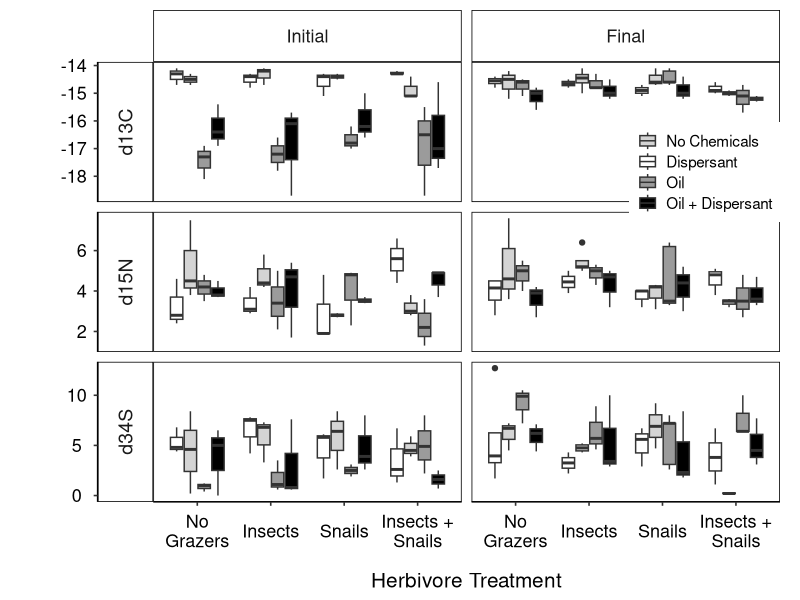

Generate this figure with R:
## ---- chunk 1
#knitr::opts_chunk$set(echo = TRUE)
library(ggplot2) ; library(scales) ; library(gridExtra)  ; library(plyr)  ; library(dplyr) ; library(tidyverse)
library(forcats)
## ---- chunk 2
#######################################
### MAKE MY OWN THEME TO SAVE LINES OF CODE
theme_boxplot <- function(base_size = 12){
  theme_bw(base_size) %+replace%
    theme(legend.key.size=unit(15,"points"),
          legend.text=element_text(size=I(11)),
          legend.key=element_blank(),
          legend.title=element_blank(),
          legend.position="none",
          plot.margin=unit(c(0.5,1,0.5,1), "lines"), # respectively: top, right, bottom, left; refers to margin *outside* labels; default is c(1,1,0.5,0.5)
          panel.border=element_blank(),
          panel.spacing=unit(0,"lines"),
          axis.ticks.length=unit(1,"mm"),
          axis.text.x = element_text(margin=margin(5,0,0,0)),
          axis.text.y = element_text(margin=margin(0,5,0,0)),
          axis.text=element_text(size=13),
          axis.title.x=element_text(size=15, margin=margin(15,0,0,0)), 
          axis.title.y=element_text(size=15, angle=90, margin=margin(0,15,0,0)), 
          panel.grid.major=element_blank(),
          panel.grid.minor=element_blank(),
          strip.text.x=element_text(size=13, lineheight=0.5),
          strip.text.y=element_text(size=13),
          strip.background=element_rect(colour='black', fill='white'),
          axis.line.x = element_line(colour = 'black', size=0.5, linetype='solid'),
          axis.line.y = element_line(colour = 'black', size=0.5, linetype='solid'))
}  
##########################################
## ---- chunk 3
# read in the data file
Meso_expt_2013 <- read.table("../Isotope_figures.txt", head=T)

SIA_if_data <- Meso_expt_2013 %>% 
               filter(Week %in% c(1,8)) %>% # filters data to only week 1 and week 8
               mutate(Week = factor(Week),
                      Week = fct_recode(Week, " \nInitial\n " = "1",
                                              " \nFinal\n " = "8")) 

## ---- chunk 4
#Carbon Isotope figures
d13CPlot <- ggplot(data=SIA_if_data, aes(x=Herbivore, y=as.numeric(d13C))) + 
            geom_boxplot(aes(fill=Chem)) + theme_boxplot() + facet_wrap(~ Week, ncol=2) +
            xlab("Herbivore Treatment") + ylab("d13C") + 
            theme(legend.position=c(.9, .2),
                  panel.border = element_rect(colour = "black", fill=NA),
                  strip.text.y = element_text(angle=-90, lineheight=0.5,size=14)) +
            scale_fill_grey(start = 1, end = 0, guide=guide_legend(title = NULL),
                            breaks=c("NC","Core","Oil","OilCore"),
                            labels=c("No Chemicals","Dispersant","Oil","Oil + Dispersant")) +
            scale_x_discrete(breaks=c("NG","P","S","SP"),
                             labels=c("No\nGrazers","Insects","Snails","Insects +\nSnails")) 

#d13CPlot
## ---- chunk 5
#Nitrogen Isotope Figures
d15NPlot <- ggplot(data=SIA_if_data, aes(x=Herbivore, y=as.numeric(d15N))) + 
            geom_boxplot(aes(fill=Chem)) + theme_boxplot() + facet_wrap(~ Week, ncol=2) +
            xlab("Herbivore Treatment") + ylab("d15N") + 
            theme(legend.position="none",
                  panel.border = element_rect(colour = "black", fill=NA),
                  strip.text.y = element_text(angle=-90, lineheight=0.5,size=14)) +
            scale_fill_grey(start = 1, end = 0, guide=guide_legend(title = NULL),
                            breaks=c("NC","Core","Oil","OilCore"),
                            labels=c("No Chemicals","Dispersant","Oil","Oil + Dispersant")) +
            scale_x_discrete(breaks=c("NG","P","S","SP"),
                             labels=c("No\nGrazers","Insects","Snails","Insects +\nSnails")) 

#d15NPlot
## ---- chunk 6
#Sulfur Isotope Figures
d34SPlot <- ggplot(data=SIA_if_data, aes(x=Herbivore, y=as.numeric(d34S))) + 
            geom_boxplot(aes(fill=Chem)) + theme_boxplot() + facet_wrap(~ Week, ncol=2) +
            xlab("Herbivore Treatment") + ylab("d34S") + 
            theme(legend.position="none",
                  panel.border = element_rect(colour = "black", fill=NA),
                  strip.text.y = element_text(angle=-90, lineheight=0.5,size=14)) +
            scale_fill_grey(start = 1, end = 0, guide=guide_legend(title = NULL),
                            breaks=c("NC","Core","Oil","OilCore"),
                            labels=c("No Chemicals","Dispersant","Oil","Oil + Dispersant")) +
            scale_x_discrete(breaks=c("NG","P","S","SP"),
                             labels=c("No\nGrazers","Insects","Snails","Insects +\nSnails")) 

#d34SPlot
## ---- chunk 7

SIA_if_data2 <- SIA_if_data %>%
                gather(VarType, Value, -c(Week, Chem, Oil, Core, Herbivore)) %>% 
                mutate(VarType = fct_recode(VarType, " \nd13C\n " = "d13C",
                                                     " \nd15N\n " = "d15N",
                                                     " \nd34S\n " = "d34S")) 

## ---- chunk 8

SIA_all <- ggplot(data=SIA_if_data2, aes(x=Herbivore, y=Value)) + 
                  geom_boxplot(aes(fill=Chem)) + theme_boxplot() +
                  facet_grid(VarType~Week, scales="free", switch="y") +
                  xlab("Herbivore Treatment") + ylab("") + 
                  theme(legend.position = c(.88, .75), 
                       # strip.text.y=element_text(size=14),
                        panel.spacing = unit(0.25, "cm"),
                        panel.border = element_rect(colour = "black", fill=NA),
                        strip.text.y = element_text(angle=-90, lineheight=0.5,size=14)) +
                  scale_fill_grey(start = 1, end = 0, guide=guide_legend(title = NULL),
                                  breaks=c("NC","Core","Oil","OilCore"),
                                  labels=c("No Chemicals","Dispersant","Oil","Oil + Dispersant")) +
                  scale_x_discrete(breaks=c("NG","P","S","SP"),
                                   labels=c("No\nGrazers","Insects","Snails","Insects +\nSnails")) 
  
  
SIA_all

